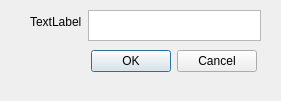
<?xml version="1.0" encoding="UTF-8"?>
<ui version="4.0">
 <class>GetValueDialog</class>
 <widget class="QDialog" name="GetValueDialog">
  <property name="geometry">
   <rect>
    <x>0</x>
    <y>0</y>
    <width>281</width>
    <height>101</height>
   </rect>
  </property>
  <property name="windowTitle">
   <string>Dialog</string>
  </property>
  <widget class="QDialogButtonBox" name="buttonBox">
   <property name="geometry">
    <rect>
     <x>30</x>
     <y>50</y>
     <width>227</width>
     <height>23</height>
    </rect>
   </property>
   <property name="orientation">
    <enum>Qt::Horizontal</enum>
   </property>
   <property name="standardButtons">
    <set>QDialogButtonBox::Cancel|QDialogButtonBox::Ok</set>
   </property>
  </widget>
  <widget class="QWidget" name="">
   <property name="geometry">
    <rect>
     <x>30</x>
     <y>10</y>
     <width>231</width>
     <height>31</height>
    </rect>
   </property>
   <layout class="QFormLayout" name="formLayout">
    <item row="0" column="0">
     <widget class="QLabel" name="label">
      <property name="text">
       <string>TextLabel</string>
      </property>
     </widget>
    </item>
    <item row="0" column="1">
     <widget class="QPlainTextEdit" name="plainTextEdit"/>
    </item>
   </layout>
  </widget>
 </widget>
 <resources/>
 <connections>
  <connection>
   <sender>buttonBox</sender>
   <signal>accepted()</signal>
   <receiver>GetValueDialog</receiver>
   <slot>accept()</slot>
   <hints>
    <hint type="sourcelabel">
     <x>248</x>
     <y>254</y>
    </hint>
    <hint type="destinationlabel">
     <x>157</x>
     <y>274</y>
    </hint>
   </hints>
  </connection>
  <connection>
   <sender>buttonBox</sender>
   <signal>rejected()</signal>
   <receiver>GetValueDialog</receiver>
   <slot>reject()</slot>
   <hints>
    <hint type="sourcelabel">
     <x>316</x>
     <y>260</y>
    </hint>
    <hint type="destinationlabel">
     <x>286</x>
     <y>274</y>
    </hint>
   </hints>
  </connection>
 </connections>
</ui>
